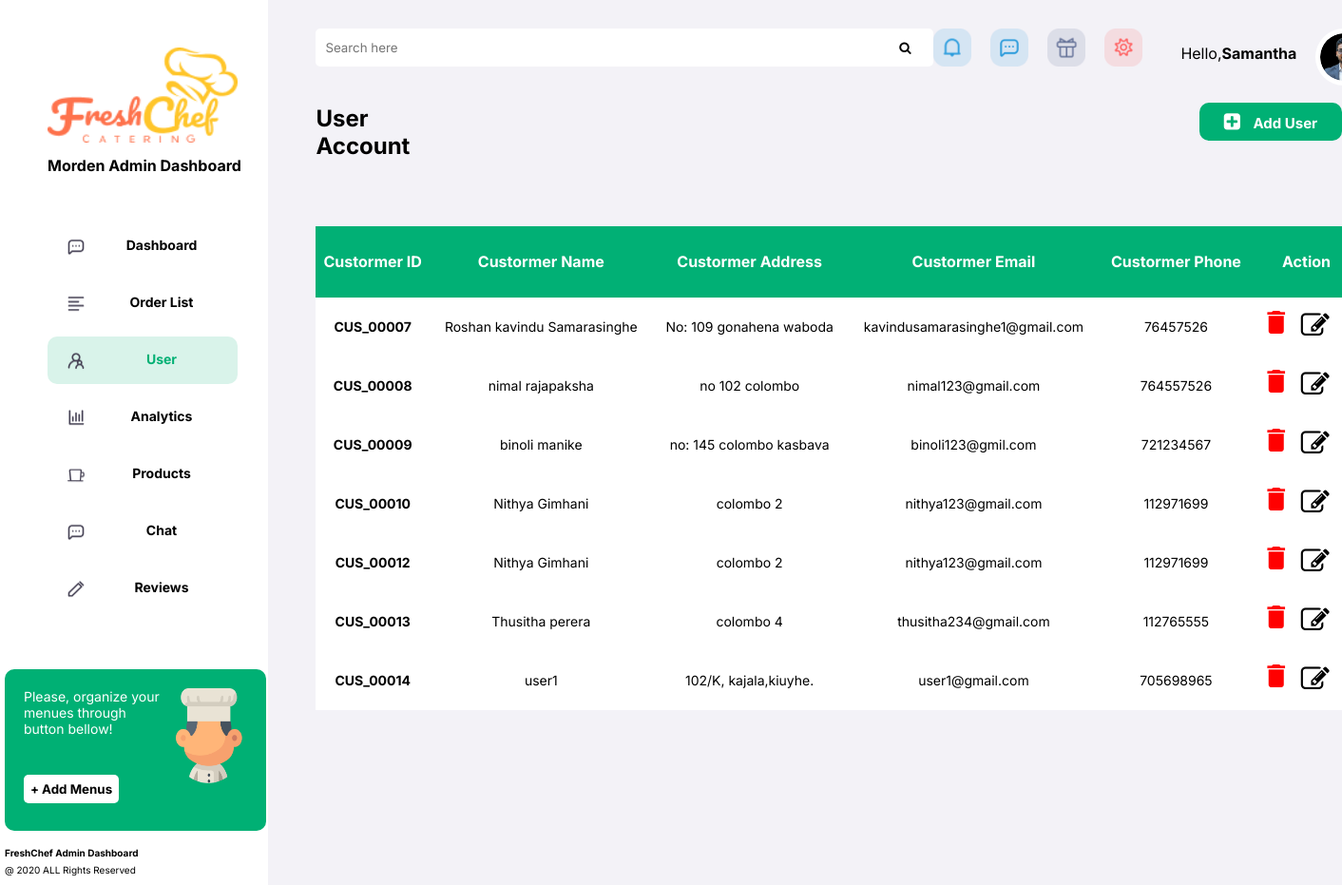
The app's page /Admin_user.php with its own data.
### tables this page shows
CREATE TABLE `r_user` (
  `C_id` int(5) NOT NULL,
  `c_rec_id` varchar(50) NOT NULL,
  `C_name` varchar(200) DEFAULT NULL,
  `C_address` varchar(200) DEFAULT NULL,
  `C_email` varchar(100) DEFAULT NULL,
  `C_P_number` int(10) DEFAULT NULL,
  `C_Password` text NOT NULL,
  `Cus_add_date` date DEFAULT NULL
);

### funtion.php (called while the page is built, shortened)
<?php
require 'connection.php';
function validate($inputData){
    global $conn;
    $validatedData = mysqli_real_escape_string($conn, $inputData);
    return trim($validatedData);
}
function getAll($tableName){
    global $conn;
    $table = validate($tableName);
    $sql="SELECT * FROM $table";
    $result = mysqli_query($conn,$sql);
    return $result;
}
?>

### Admin_user.php (the view, shortened to what this page needs)
<?php
    include 'connection.php';
    include 'funtion.php';
    ?>
<!DOCTYPE html>
<html lang="en">
<head>
    <link rel="stylesheet" href="https://cdnjs.cloudflare.com/ajax/libs/font-awesome/4.7.0/css/font-awesome.min.css">
    <link rel="stylesheet" href="https://cdnjs.cloudflare.com/ajax/libs/font-awesome/4.7.0/css/font-awesome.min.css">
    <link rel="stylesheet" href="https://cdnjs.cloudflare.com/ajax/libs/font-awesome/4.7.0/css/font-awesome.min.css">
</head>
<body>
    <div class="product_page_container">
        <div class="product_tab_container">
            <a href="landing.html"><img src="homeIMG/Logo.png" alt="Logo" class="logo"></a>
                <h4>Morden Admin Dashboard</h4>
                    <div class="admin_tabs">
                                <ul>
                                <li>
                                        <a href="Admin_dashboard.php">
                                            <button >
                                                <div class="div-tab">
                                                    <div class="div-tabIMG"><img src="A_IMG/chat.png" alt=""></div>
                                                    <div class="div-tabText">Dashboard</div>
                                                </div>
                                            </button>
                                        </a>
                                    </li>
                                    <li>
                                        <a href="Admin_order.php">
                                            <button >
                                                <div class="div-tab">
                                                    <div class="div-tabIMG"><img src="A_IMG/orderlist.png" alt=""></div>
                                                    <div class="div-tabText">Order List</div>
                                                </div>
                                            </button>
                                        </a>
                                    </li>
                                    <li>
                                        <a href="Admin_user.php">
                                            <button class="active-btn">
                                                <div class="div-tab">
                                                    <div class="div-tabIMG"><img src="A_IMG/custormer_L.png" alt=""></div>
                                                    <div class="div-tabText">User</div>
                                                </div>
                                            </button>
                                        </a>
                                    </li>
                                    <li>
                                        <a href="Admin_Analytics.php">
                                            <button>
                                                <div class="div-tab">
                                                    <div class="div-tabIMG"><img src="A_IMG/analitics.png" alt=""></div>
                                                    <div class="div-tabText">Analytics</div>
                                                </div>
                                            </button>
                                        </a>
                                    </li>
                                    <li>
                                        <a href="product.php">
                                            <button>
                                                <div class="div-tab">
                                                    <div class="div-tabIMG"><img src="A_IMG/foods.png" alt=""></div>
                                                    <div class="div-tabText">Products</div>
                                                </div>
                                            </button>
                                        </a>
                                    </li>
                                    <li>
                                        <a href="Admin_Chat.php">
                                            <button >
                                                <div class="div-tab">
                                                    <div class="div-tabIMG"><img src="A_IMG/chat.png" alt=""></div>
                                                    <div class="div-tabText">Chat</div>
                                                </div>
                                            </button>
                                        </a>
                                    </li>
                                    <li>
                                        <a href="Admin_reviews.php">
                                            <button >
                                                <div class="div-tab">
                                                    <div class="div-tabIMG"><img src="A_IMG/reviews.png" alt=""></div>
                                                    <div class="div-tabText">Reviews</div>
                                                </div>
                                            </button>
                                        </a>
                                    </li>
                                </ul>
                    </div>
                    <div class="Green-div">
                        <div class="green-div-content">
                            <p>Please, organize your menues through button bellow!</p>
                            <a href="product.php"><button>+ Add Menus</button></a>
                        </div>
                        <div class="green-div-img">
                            <img src="A_IMG/cooke.png" alt="">
                        </div>
                    </div>
                    <div class="div-copyright">
                        <h5>FreshChef Admin Dashboard</h5>
                        <p>@ 2020 ALL Rights Reserved</p>
                    </div>
        </div>
        <div class="product_content_container">
        <div class="search-tabs-container">
                <div class="search-bar">
                    <form action="/action_page.php">
                        <input type="text" placeholder="Search here" name="search">
                        <button type="submit"><i class="fa fa-search"></i></button>
                    </form>
                </div>
                <div class="search-tabs-icons">
                    <div class="icon-noti-value">
                        <img src="A_IMG/noti.png" alt="">
                    </div>
                    <div class="icon-noti-value">
                        <img src="A_IMG/mesg.png" alt="">
                    </div>
                    <div class="icon-noti-value">
                        <img src="A_IMG/gift.png" alt="">
                    </div>
                    <div class="icon-noti-value">
                        <img src="A_IMG/seti.png" alt="">
                    </div>
                </div>
                <div class="user-indicator">
                    <p>Hello,<span>Samantha</span></p>
                    <div class="image-div">
                        <img src="A_IMG/user1.png" alt="">
                    </div>
                </div>
        </div>
        <div class="userAcccontainer">
            <h2>User Account</h2>
            <div class="O_H_Action">
                <button id="openPopup">
                    <i class="fa fa-plus-square" style="font-size:20px; color:#fff"></i>
                    Add User</button>
            </div>
        </div>
    <div class="divUserAccounts">
        <table class="table">
                <thead>
                  <tr>
                  <th>Custormer ID </th>
                  <th>Custormer Name </th>
                  <th>Custormer Address </th>
                  <th>Custormer Email </th>
                  <th>Custormer Phone </th>
                  <th>Action</th>
                  </tr>
                </thead>
                <tbody>
                  <?php
                  $users = getAll('r_user');
                  if(mysqli_num_rows($users) > 0)
                  {
                    foreach($users as $userItem)
                    {
                        ?>
                        <tr>
                          <td><b><?= $userItem['c_rec_id'];?></b></td>
                          <td><?= $userItem['C_name'];?></td>
                          <td><?= $userItem['C_address'];?></td>
                          <td><?= $userItem['C_email'];?></td>
                          <td><?= $userItem['C_P_number'];?></td>
                          <td>
                          <div class="operation">
                          <a href="User_delete.php?id=<?= $userItem['C_id'];?>"
                                onclick="return confirm('Do you want to delete this Data?')">
                                <i class="material-icons" style="font-size:32px;color:red">delete</i>
                            </a>
                          <a href="User_edit.php?id=<?= $userItem['C_id'];?>" >
                            <i class="fa fa-edit" style="font-size:30px;color:#000000"></i>
                            </a>
                          </div>
                          </td>
                      </tr>
                        <?php
                    }
                  }
                  else
                  {
                    ?>
                    <tr>
                        <td colspan="6">No Record Found!</td>
                    </tr>
                    <?php
                  }
                  ?>
                </tbody>
        </table>
        </div>
        </div>
    </div>
</body>
</html>

### records on screen
r_user: c_rec "CUS_00007", C_name "Roshan kavindu Samarasinghe", C_address "No: 109 gonahena waboda", C_email "kavindusamarasinghe1@gmail.com", C_P_number "76457526"
r_user: c_rec "CUS_00008", C_name "nimal rajapaksha", C_address "no 102 colombo", C_email "nimal123@gmail.com", C_P_number "764557526"
r_user: c_rec "CUS_00009", C_name "binoli manike", C_address "no: 145 colombo kasbava", C_email "binoli123@gmil.com", C_P_number "721234567"
r_user: c_rec "CUS_00010", C_name "Nithya Gimhani", C_address "colombo 2", C_email "nithya123@gmail.com", C_P_number "112971699"
r_user: c_rec "CUS_00012", C_name "Nithya Gimhani", C_address "colombo 2", C_email "nithya123@gmail.com", C_P_number "112971699"
r_user: c_rec "CUS_00013", C_name "Thusitha perera", C_address "colombo 4", C_email "thusitha234@gmail.com", C_P_number "112765555"
r_user: c_rec "CUS_00014", C_name "user1", C_address "102/K, kajala,kiuyhe.", C_email "user1@gmail.com", C_P_number "705698965"
